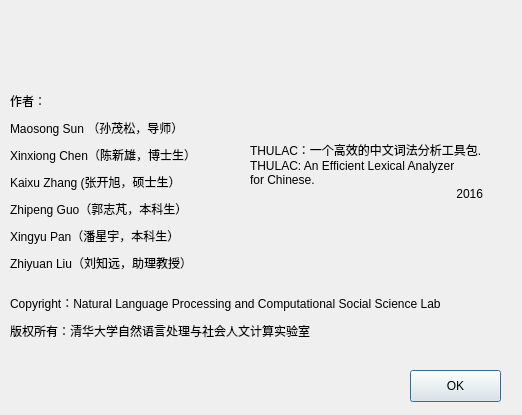
<?xml version="1.0" encoding="UTF-8"?>
<ui version="4.0">
 <class>About</class>
 <widget class="QDialog" name="About">
  <property name="geometry">
   <rect>
    <x>0</x>
    <y>0</y>
    <width>522</width>
    <height>415</height>
   </rect>
  </property>
  <property name="windowTitle">
   <string>Dialog</string>
  </property>
  <widget class="QWidget" name="verticalLayoutWidget">
   <property name="geometry">
    <rect>
     <x>10</x>
     <y>290</y>
     <width>501</width>
     <height>64</height>
    </rect>
   </property>
   <layout class="QVBoxLayout" name="verticalLayout">
    <item>
     <widget class="QLabel" name="label_2">
      <property name="text">
       <string>Copyright：Natural Language Processing and Computational Social Science Lab</string>
      </property>
     </widget>
    </item>
    <item>
     <widget class="QLabel" name="label">
      <property name="text">
       <string>版权所有：清华大学自然语言处理与社会人文计算实验室
</string>
      </property>
     </widget>
    </item>
   </layout>
  </widget>
  <widget class="QWidget" name="verticalLayoutWidget_2">
   <property name="geometry">
    <rect>
     <x>10</x>
     <y>90</y>
     <width>221</width>
     <height>183</height>
    </rect>
   </property>
   <layout class="QVBoxLayout" name="verticalLayout_2">
    <item>
     <widget class="QLabel" name="label_3">
      <property name="text">
       <string>作者：</string>
      </property>
     </widget>
    </item>
    <item>
     <widget class="QLabel" name="label_4">
      <property name="text">
       <string>Maosong Sun （孙茂松，导师）</string>
      </property>
     </widget>
    </item>
    <item>
     <widget class="QLabel" name="label_5">
      <property name="text">
       <string>Xinxiong Chen（陈新雄，博士生）</string>
      </property>
     </widget>
    </item>
    <item>
     <widget class="QLabel" name="label_6">
      <property name="text">
       <string>Kaixu Zhang (张开旭，硕士生）</string>
      </property>
     </widget>
    </item>
    <item>
     <widget class="QLabel" name="label_7">
      <property name="text">
       <string>Zhipeng Guo（郭志芃，本科生）</string>
      </property>
     </widget>
    </item>
    <item>
     <widget class="QLabel" name="label_8">
      <property name="text">
       <string>Xingyu Pan（潘星宇，本科生）</string>
      </property>
     </widget>
    </item>
    <item>
     <widget class="QLabel" name="label_9">
      <property name="text">
       <string>Zhiyuan Liu（刘知远，助理教授）</string>
      </property>
     </widget>
    </item>
   </layout>
  </widget>
  <widget class="QLabel" name="label_10">
   <property name="geometry">
    <rect>
     <x>250</x>
     <y>110</y>
     <width>261</width>
     <height>121</height>
    </rect>
   </property>
   <property name="text">
    <string>THULAC：一个高效的中文词法分析工具包.
THULAC: An Efficient Lexical Analyzer
for Chinese.
                                                              2016</string>
   </property>
  </widget>
  <widget class="QPushButton" name="pushButton">
   <property name="geometry">
    <rect>
     <x>410</x>
     <y>370</y>
     <width>91</width>
     <height>32</height>
    </rect>
   </property>
   <property name="text">
    <string>OK</string>
   </property>
  </widget>
  <widget class="QLabel" name="label_11">
   <property name="geometry">
    <rect>
     <x>20</x>
     <y>20</y>
     <width>481</width>
     <height>51</height>
    </rect>
   </property>
   <property name="text">
    <string/>
   </property>
  </widget>
 </widget>
 <resources/>
 <connections/>
</ui>
